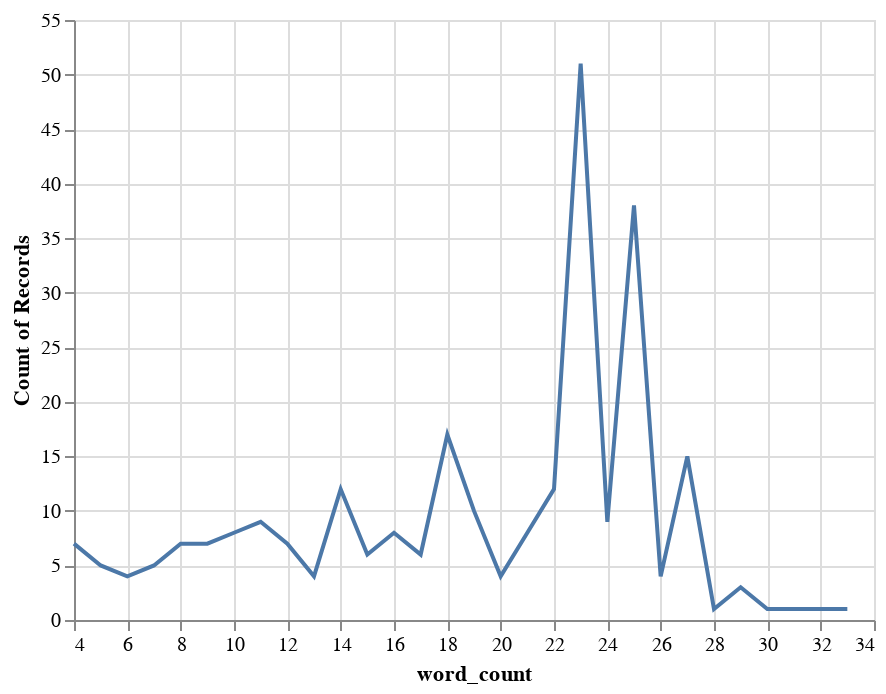

Here is the notebook cell this chart was saved with:
### Code cell
#Graph of the distribution of word count in tweets
df["word_count"] = df["clean_tweet"].str.split().str.len()
alt.Chart(df).mark_line().encode(
    x='word_count',
    y='count()'
)

### Figure 1 — Vega-Lite specification as saved in the notebook (floating-point values rounded to 4 significant figures; data arrays with more than 128 entries replaced by an {"elided": "..."} marker saying what was removed)
{"config": {"view": {"continuousWidth": 400, "continuousHeight": 300}}, "data": {"name": "data-b93d56532cfe496eb972b68363125be7"}, "mark": "line", "encoding": {"x": {"field": "word_count", "type": "quantitative"}, "y": {"aggregate": "count", "type": "quantitative"}}, "$schema": "https://vega.github.io/schema/vega-lite/v4.17.0.json", "datasets": {"data-b93d56532cfe496eb972b68363125be7": {"elided": "271 records"}}}
